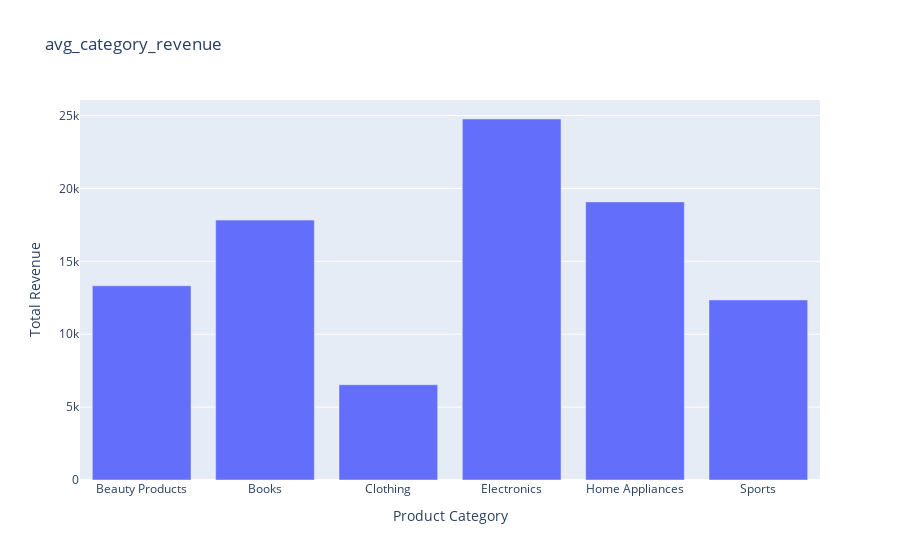

This figure's notebook cell:
### Markdown cell above
**B. Average order values by category**

### Code cell
avg_category_revenue = df.groupby(df['Product Category'] , observed=True)['Total Revenue'].mean().reset_index()
px.bar(avg_category_revenue ,x="Product Category", y="Total Revenue", title='avg_category_revenue')

### Figure 1 — Plotly figure (JSON) as saved in the notebook; plotly's stock layout.template omitted (floating-point values rounded to 4 significant figures)
{"data": [{"hovertemplate": "Product Category=%{x}<br>Total Revenue=%{y}<extra></extra>", "legendgroup": "", "marker": {"color": "#636efa", "pattern": {"shape": ""}}, "name": "", "orientation": "v", "showlegend": false, "textposition": "auto", "type": "bar", "x": ["Beauty Products", "Books", "Clothing", "Electronics", "Home Appliances", "Sports"], "xaxis": "x", "y": [13320.0, 17830.0, 6534.0, 24760.0, 19080.0, 12350.0], "yaxis": "y"}], "layout": {"barmode": "relative", "legend": {"tracegroupgap": 0}, "title": {"text": "avg_category_revenue"}, "xaxis": {"anchor": "y", "domain": [0, 1], "title": {"text": "Product Category"}}, "yaxis": {"anchor": "x", "domain": [0, 1], "title": {"text": "Total Revenue"}}}}
